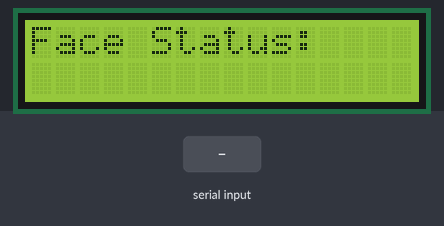
The sketch below on a simulated Arduino Uno, built with avr-gcc and run on an emulated ATmega328P. Parts: 16×2 character LCD. Inputs (shaded band) come from the test bench.

Above: at 1.2 s.
1.3 s: "1\n" received over Serial
At 1.9 s:
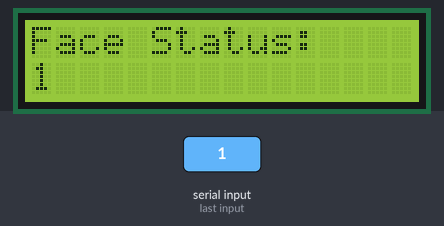
2.8 s: "0\n" received over Serial
At 4.0 s:
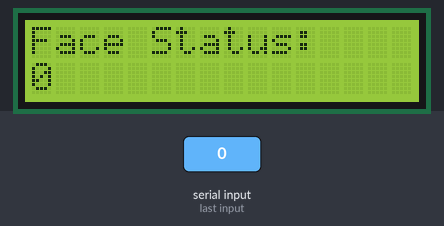
4.3 s: "2\n" received over Serial
At 5.4 s:
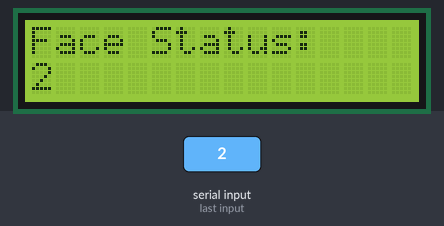
Timing chart, 0 to 7.3 s (numbered marks = the images above; inputs shaded):
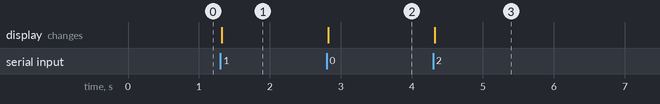

Measured:
- after the input at 1.3 s, the display: changes at once (image 1)
- after the input at 2.8 s, the display: changes at once (image 2)
- after the input at 4.3 s, the display: changes at once (image 3)

The sketch:

Face_Recognition.ino
```cpp
#include <Wire.h>
#include <LiquidCrystal_I2C.h>

LiquidCrystal_I2C lcd(0x27, 16, 2);
String status = "";

void setup() {
  Serial.begin(9600);
  lcd.begin();
  lcd.backlight();
  lcd.setCursor(0, 0);
  lcd.print("Face Status:");
}

void loop() {
  if (Serial.available()) {
    status = Serial.readStringUntil('\n');
    lcd.setCursor(0, 1);
    lcd.print("                ");  // Clear line
    lcd.setCursor(0, 1);
    lcd.print(status);
  }
}
```
